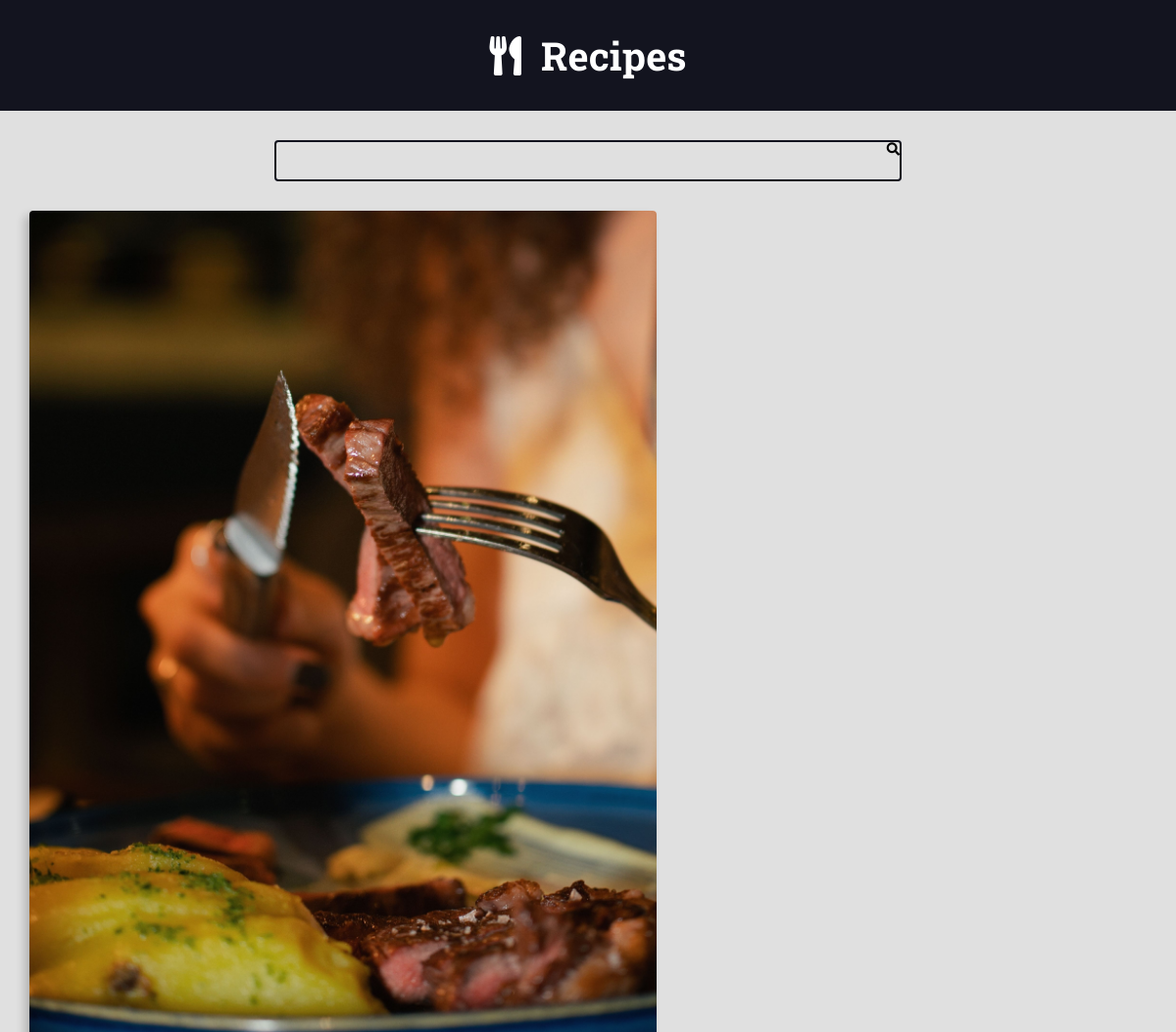
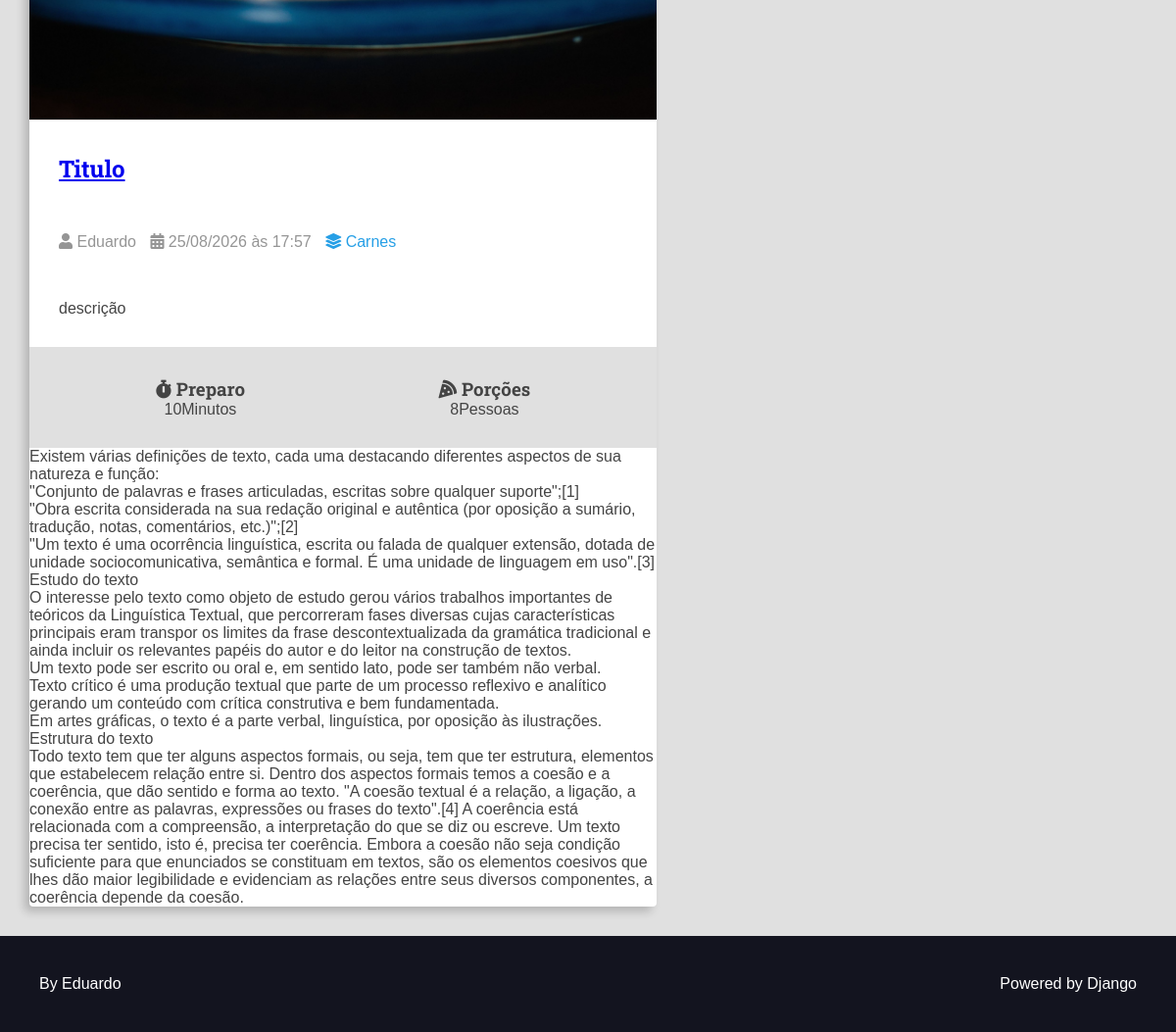
Page /recipes/1/ on the committed database (2 pictures, top to bottom).
### recipes/models.py (models this page shows, shortened)
class Recipe(models.Model):
    title = models.CharField(max_length=65)
    description = models.CharField(max_length=165)
    slug = models.SlugField()
    preparation_time = models.IntegerField()
    preparation_time_unit= models.CharField(max_length=65)
    servings = models.IntegerField()
    servings_unit= models.CharField(max_length=65)
    preparation_steps = models.TextField()
    preparation_steps_is_html = models.BooleanField(default=False)
    created_at = models.DateTimeField(auto_now_add=True)
    updated_at = models.DateTimeField(auto_now=True)
    is_published= models.BooleanField(default=False)
    cover = models.ImageField(upload_to='recipes/covers/%Y/%m/%d/', blank = True, default='')
    category = models.ForeignKey(Category, on_delete=models.SET_NULL, null=True, blank=True, default=None)
    author = models.ForeignKey(User, on_delete=models.SET_NULL, null=True)

class Category(models.Model):
    name= models.CharField(max_length=65)

### recipes/views.py (the view)
# urls.py: path('recipes/<int:id>/', views.recipe, name='recipe'),
def recipe(request, id):
    recipe = get_object_or_404(
        Recipe,
        pk=id,
        is_published=True,
    )
    return render(request, 'recipes/pages/recipe-view.html', context={
        'recipe': recipe,
        'is_detail_page': True,
    })

### recipes/templates/recipes/pages/recipe-view.html (shortened to what this page needs)
{% extends "global/base.html" %}
{% block content  %}
<div class="main-content main-content-detail container">
    {% include "recipes/partials/recipe.html" %}
</div>
{% endblock content  %}

### recipes/templates/recipes/partials/recipe.html (shortened to what this page needs)
<div class="recipe recipe-list-item">
    {% if recipe.cover %}
        <div class="recipes-cover">
            <a href="{%url 'recipes:recipe' recipe.id %}">
            <img src="{{recipe.cover.url}}" alt="temporario">
            </a>
        </div>
    {% endif %}
    <div class="recipe-tittle-container">
        <h2 class="recipe-title">
            <a href="{%url 'recipes:recipe' recipe.id %}">
                {{recipe.title}} </h2>
    </div>
    <div class="recipe-author">
        <span class="recipe-author-item">
            <i class="fas fa-user"></i>
            {% if recipe.author is not none %}
                {% if recipe.author.first_name %}
                    {{recipe.author.first_name}} {{recipe.author.last_name}}
                {% else %}
                    {{recipe.author.username}}
                {% endif %}
            {% else %}
                Desconhecido
            {% endif %}
        </span>
        <span class="recipe-author-item">
            <i class="fas fa-calendar-alt"></i>
            {{recipe.created_at|date:"d/m/Y"}} às {{recipe.created_at|date:"H:i"}}
        </span>
        {% if recipe.category is not none%}
            <span class="recipe-author-item">
                <a href="{% url 'recipes:category' recipe.category.id %}">
                    <i class="fas fa-layer-group"></i>
                    <span>{{ recipe.category.name }}</span>
                </a>
            </span>
        {% endif %}
    </div>
    <div class="recipe-content">
        <p>{{recipe.description}}</p>
    </div>
    <div class="recipe-meta-container">
        <div class="recipe-meta recipe-preparation">
            <h3 class="recipe-meta-title"><i class="fas fa-stopwatch"></i> Preparo</h3>
            <div class="recipe-meta-text">
                {{recipe.preparation_time}}{{recipe.preparation_time_unit}}
            </div>
        </div>
        <div class="recipe-meta recipe-servings">
            <h3 class="recipe-meta-title"><i class="fas fa-pizza-slice"></i> Porções</h3>
            <div class="recipe-meta-text">
                {{recipe.servings}}{{recipe.servings_unit}}
            </div>
        </div>
    </div>
    {% if is_detail_page is True %}
        <div class="preparation-steps">
            {% if recipe.preparation_steps_is_html is True %}
                {{recipe.preparation_steps|safe}}
            {% else %}
                {{recipe.preparation_steps|linebreaks}}
            {% endif %}
        </div>
    {% endif %}
</div>

### base_static/recipes/css/style.css (style rules this page uses)
:root { --color-primary: #269fe6; --color-primary-hover: #2086c2; --color-primary-dark: #13141f; --color-primary-dark-hover: #212336; --color-primary-light: #d4ecfa; --color-primary-light-hover: #bdd8e7; --color-white: #fff; --color-black: #000; --color-dark-text: #444; --color-info-light: #cce5ff; --color-debug-light: #cce5ff; --color-success-light: #d4edda; --color-alert-light: #fff3cd; --color-warning-light: #fff3cd; --color-error-light: #f8d7da; --color-info-dark: #4d86c4; --color-debug-dark: #4d86c4; --color-success-dark: #4a9c5d; --color-alert-dark: #927f40; --color-warning-dark: #927f40; --color-error-dark: #da525d; --color-gray-0: #f9f9f9; --color-gray-1: #e0e0e0; --color-gray-2: #c7c7c7; --color-gray-3: #aeaeae; --color-gray-4: #959595; --color-gray-5: #7d7d7d; --color-gray-6: #646464; --color-gray-7: #4b4b4b; --color-gray-8: #323232; --color-gray-9: #191919; --font-primary: sans-serif; --font-headings: 'Roboto Slab', serif; --spacing-gutter-medium: 3rem; --spacing-gutter-large: 4rem; }
* { margin: 0; padding: 0; box-sizing: border-box; }
html { font-size: 62.5%; }
body { font-size: 1.6rem; font-family: var(--font-primary); background: var(--color-gray-1); color: var(--color-dark-text); }
h1, h2, h3, h4, h5, h6 { font-family: var(--font-headings); }
.container { max-width: 144rem; margin: 0 auto; padding: var(--spacing-gutter-medium); }
.main-content { padding-top: 0; }
.recipe { background: var(--color-white); box-shadow: -5px 5px 10px rgba(0, 0, 0, .2); transform: scale(1); transition: all 300ms ease-in-out; border-radius: .4rem; overflow: hidden; }
.recipe img { max-width: 100%; }
.recipe-list-item { max-width: 64rem; }
.recipe-tittle-container { padding: var(--spacing-gutter-medium); padding-bottom: 2rem }
.recipe-author { padding: var(--spacing-gutter-medium); }
.recipe-content { padding: var(--spacing-gutter-medium); padding-top: 2rem; }
.recipe-author-item { color: var(--color-gray-4); margin-right: 1rem; }
.recipe-author a { color: var(--color-primary); transition: all 300ms ease-in-out; text-decoration: none; }
.recipe-meta-container { display: flex; flex-flow: row wrap; padding: var(--spacing-gutter-medium); background: var(--color-gray-1); }
.recipe-meta { display: flex; flex-flow: column nowrap; flex-shrink: 1; flex-grow: 1; text-align: center; }

### rows in the picture
Recipe: cover (picture), title "Titulo", author.username "Eduardo", created_at "25/08/2026", created_at "17:57", category.name "Carnes", description "descrição", preparation_time "10", preparation_time_unit "Minutos", servings "8", servings_unit "Pessoas", preparation_steps "Existem várias definições de texto, cada uma destacando diferentes aspectos de sua natureza e função: \"Conjunto de palavras e frases articuladas, escritas sobre qualquer suporte\";[1] \"Obra escrita considerada na sua redação original e autêntica (por oposição a sumário, tradução, notas, comentários, etc.)\";[2] \"Um texto é uma ocorrência linguística, escrita ou falada de qualquer extensão, dotada de unidade sociocomunicativa, semântica e formal. É uma unidade de linguagem em uso\".[3] Estudo do texto O interesse pelo texto como objeto de estudo gerou vários trabalhos importantes de teóricos da Linguística Textual, que percorreram fases diversas cujas características principais eram transpor os…"
